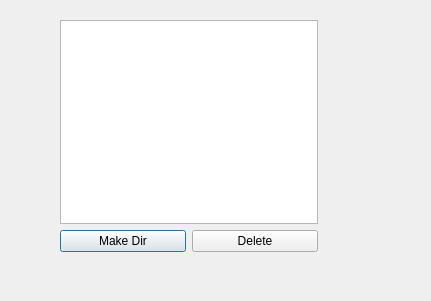
<?xml version="1.0" encoding="UTF-8"?>
<ui version="4.0">
 <class>Dialog</class>
 <widget class="QDialog" name="Dialog">
  <property name="geometry">
   <rect>
    <x>0</x>
    <y>0</y>
    <width>431</width>
    <height>301</height>
   </rect>
  </property>
  <property name="windowTitle">
   <string>Dialog</string>
  </property>
  <widget class="QWidget" name="">
   <property name="geometry">
    <rect>
     <x>60</x>
     <y>20</y>
     <width>258</width>
     <height>232</height>
    </rect>
   </property>
   <layout class="QVBoxLayout" name="verticalLayout">
    <item>
     <widget class="QTreeView" name="treeView"/>
    </item>
    <item>
     <layout class="QHBoxLayout" name="horizontalLayout">
      <item>
       <widget class="QPushButton" name="pushButton">
        <property name="text">
         <string>Make Dir</string>
        </property>
       </widget>
      </item>
      <item>
       <widget class="QPushButton" name="pushButton_2">
        <property name="text">
         <string>Delete</string>
        </property>
       </widget>
      </item>
     </layout>
    </item>
   </layout>
  </widget>
 </widget>
 <resources/>
 <connections/>
</ui>
